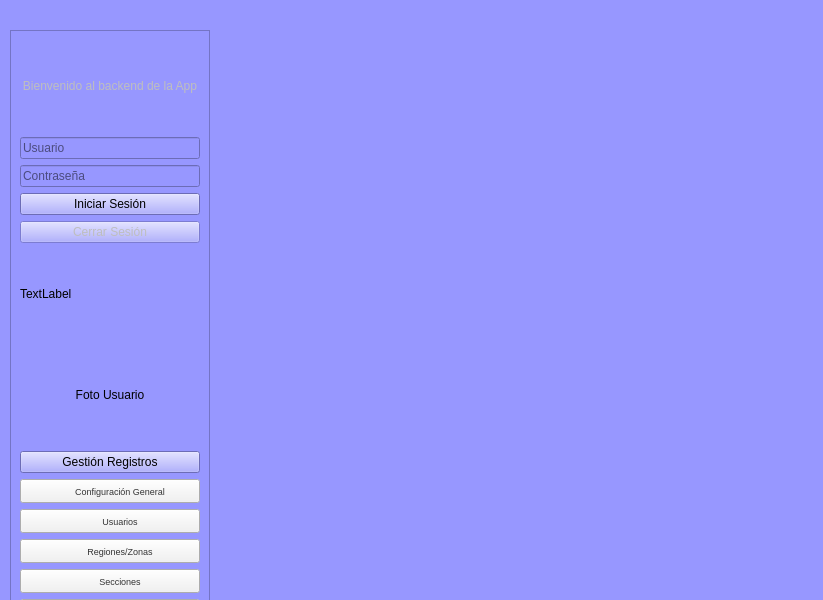
<?xml version="1.0" encoding="UTF-8"?>
<ui version="4.0">
 <class>MainWindow</class>
 <widget class="QMainWindow" name="MainWindow">
  <property name="geometry">
   <rect>
    <x>0</x>
    <y>0</y>
    <width>823</width>
    <height>600</height>
   </rect>
  </property>
  <property name="windowTitle">
   <string>App Turismo</string>
  </property>
  <property name="styleSheet">
   <string notr="true">background-color: rgb(151, 151, 255);</string>
  </property>
  <widget class="QWidget" name="centralwidget">
   <widget class="QPushButton" name="btnMenu">
    <property name="geometry">
     <rect>
      <x>0</x>
      <y>0</y>
      <width>41</width>
      <height>31</height>
     </rect>
    </property>
    <property name="cursor">
     <cursorShape>PointingHandCursor</cursorShape>
    </property>
    <property name="styleSheet">
     <string notr="true">border: none;</string>
    </property>
    <property name="text">
     <string/>
    </property>
    <property name="icon">
     <iconset>
      <normaloff>../../../../Sistemas en Python/elecciones/assets/iconos/menu.png</normaloff>../../../../Sistemas en Python/elecciones/assets/iconos/menu.png</iconset>
    </property>
    <property name="iconSize">
     <size>
      <width>40</width>
      <height>40</height>
     </size>
    </property>
   </widget>
   <widget class="QFrame" name="frame_menu_lateral">
    <property name="geometry">
     <rect>
      <x>10</x>
      <y>30</y>
      <width>200</width>
      <height>631</height>
     </rect>
    </property>
    <property name="frameShape">
     <enum>QFrame::StyledPanel</enum>
    </property>
    <property name="frameShadow">
     <enum>QFrame::Raised</enum>
    </property>
    <layout class="QVBoxLayout" name="verticalLayout">
     <item>
      <widget class="QLabel" name="label_titulo">
       <property name="enabled">
        <bool>false</bool>
       </property>
       <property name="text">
        <string>Bienvenido al backend de la App</string>
       </property>
       <property name="alignment">
        <set>Qt::AlignCenter</set>
       </property>
      </widget>
     </item>
     <item>
      <widget class="QLineEdit" name="lineEdit_usuario">
       <property name="placeholderText">
        <string>Usuario</string>
       </property>
      </widget>
     </item>
     <item>
      <widget class="QLineEdit" name="lineEdit_password">
       <property name="echoMode">
        <enum>QLineEdit::Password</enum>
       </property>
       <property name="placeholderText">
        <string>Contraseña</string>
       </property>
      </widget>
     </item>
     <item>
      <widget class="QPushButton" name="btnLoginAceptar">
       <property name="cursor">
        <cursorShape>PointingHandCursor</cursorShape>
       </property>
       <property name="text">
        <string>Iniciar Sesión</string>
       </property>
      </widget>
     </item>
     <item>
      <widget class="QPushButton" name="btnCerrarSesion">
       <property name="enabled">
        <bool>false</bool>
       </property>
       <property name="cursor">
        <cursorShape>PointingHandCursor</cursorShape>
       </property>
       <property name="text">
        <string>Cerrar Sesión</string>
       </property>
      </widget>
     </item>
     <item>
      <widget class="QLabel" name="label_estado_login">
       <property name="text">
        <string>TextLabel</string>
       </property>
      </widget>
     </item>
     <item alignment="Qt::AlignHCenter|Qt::AlignVCenter">
      <widget class="QLabel" name="label_foto_usuario">
       <property name="minimumSize">
        <size>
         <width>100</width>
         <height>100</height>
        </size>
       </property>
       <property name="maximumSize">
        <size>
         <width>100</width>
         <height>100</height>
        </size>
       </property>
       <property name="text">
        <string>Foto Usuario</string>
       </property>
       <property name="scaledContents">
        <bool>true</bool>
       </property>
       <property name="alignment">
        <set>Qt::AlignCenter</set>
       </property>
      </widget>
     </item>
     <item>
      <widget class="QPushButton" name="btnGestionCargas">
       <property name="cursor">
        <cursorShape>PointingHandCursor</cursorShape>
       </property>
       <property name="text">
        <string>Gestión Registros</string>
       </property>
      </widget>
     </item>
     <item>
      <widget class="QPushButton" name="btnConfiguracion">
       <property name="minimumSize">
        <size>
         <width>0</width>
         <height>24</height>
        </size>
       </property>
       <property name="maximumSize">
        <size>
         <width>16777215</width>
         <height>24</height>
        </size>
       </property>
       <property name="cursor">
        <cursorShape>PointingHandCursor</cursorShape>
       </property>
       <property name="styleSheet">
        <string notr="true">font-size: 7pt;
padding-left: 20px;
background-color: #f2f2f2;
color: #333;</string>
       </property>
       <property name="text">
        <string>Configuración General</string>
       </property>
      </widget>
     </item>
     <item>
      <widget class="QPushButton" name="btnUsuarios">
       <property name="minimumSize">
        <size>
         <width>0</width>
         <height>24</height>
        </size>
       </property>
       <property name="maximumSize">
        <size>
         <width>16777215</width>
         <height>24</height>
        </size>
       </property>
       <property name="cursor">
        <cursorShape>PointingHandCursor</cursorShape>
       </property>
       <property name="styleSheet">
        <string notr="true">font-size: 7pt;
padding-left: 20px;
background-color: #f2f2f2;
color: #333;


</string>
       </property>
       <property name="text">
        <string>Usuarios</string>
       </property>
      </widget>
     </item>
     <item>
      <widget class="QPushButton" name="btnRegionesZonas">
       <property name="minimumSize">
        <size>
         <width>0</width>
         <height>24</height>
        </size>
       </property>
       <property name="maximumSize">
        <size>
         <width>16777215</width>
         <height>24</height>
        </size>
       </property>
       <property name="cursor">
        <cursorShape>PointingHandCursor</cursorShape>
       </property>
       <property name="styleSheet">
        <string notr="true">font-size: 7pt;
padding-left: 20px;
background-color: #f2f2f2;
color: #333;

</string>
       </property>
       <property name="text">
        <string>Regiones/Zonas</string>
       </property>
      </widget>
     </item>
     <item>
      <widget class="QPushButton" name="btnSecciones">
       <property name="minimumSize">
        <size>
         <width>0</width>
         <height>24</height>
        </size>
       </property>
       <property name="maximumSize">
        <size>
         <width>16777215</width>
         <height>24</height>
        </size>
       </property>
       <property name="cursor">
        <cursorShape>PointingHandCursor</cursorShape>
       </property>
       <property name="styleSheet">
        <string notr="true">font-size: 7pt;
padding-left: 20px;
background-color: #f2f2f2;
color: #333;

</string>
       </property>
       <property name="text">
        <string>Secciones</string>
       </property>
      </widget>
     </item>
     <item>
      <widget class="QPushButton" name="btnSubSecciones">
       <property name="minimumSize">
        <size>
         <width>0</width>
         <height>24</height>
        </size>
       </property>
       <property name="maximumSize">
        <size>
         <width>16777215</width>
         <height>24</height>
        </size>
       </property>
       <property name="cursor">
        <cursorShape>PointingHandCursor</cursorShape>
       </property>
       <property name="styleSheet">
        <string notr="true">font-size: 7pt;
padding-left: 20px;
background-color: #f2f2f2;
color: #333;</string>
       </property>
       <property name="text">
        <string>Sub-Secciones</string>
       </property>
      </widget>
     </item>
     <item>
      <widget class="QPushButton" name="btnSalir">
       <property name="text">
        <string>Salir del Sistema</string>
       </property>
      </widget>
     </item>
    </layout>
   </widget>
   <widget class="QLabel" name="label_imagen_central">
    <property name="geometry">
     <rect>
      <x>460</x>
      <y>150</y>
      <width>450</width>
      <height>450</height>
     </rect>
    </property>
    <property name="sizePolicy">
     <sizepolicy hsizetype="Expanding" vsizetype="Expanding">
      <horstretch>0</horstretch>
      <verstretch>0</verstretch>
     </sizepolicy>
    </property>
    <property name="text">
     <string/>
    </property>
    <property name="scaledContents">
     <bool>true</bool>
    </property>
    <property name="alignment">
     <set>Qt::AlignCenter</set>
    </property>
   </widget>
  </widget>
 </widget>
 <tabstops>
  <tabstop>btnMenu</tabstop>
  <tabstop>lineEdit_usuario</tabstop>
  <tabstop>lineEdit_password</tabstop>
  <tabstop>btnLoginAceptar</tabstop>
  <tabstop>btnGestionCargas</tabstop>
 </tabstops>
 <resources/>
 <connections/>
</ui>
